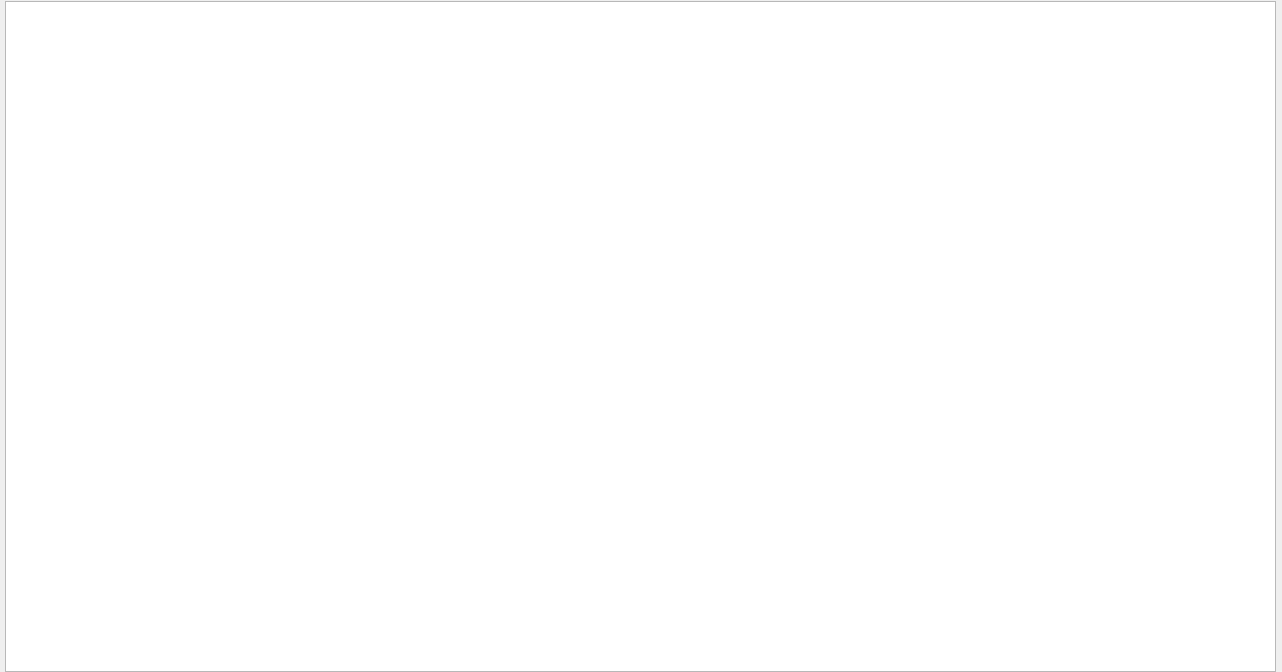
<?xml version="1.0" encoding="UTF-8"?>
<ui version="4.0">
 <class>Dialog</class>
 <widget class="QDialog" name="Dialog">
  <property name="geometry">
   <rect>
    <x>0</x>
    <y>0</y>
    <width>1282</width>
    <height>672</height>
   </rect>
  </property>
  <property name="windowTitle">
   <string>Dialog</string>
  </property>
  <widget class="QTableWidget" name="tableWidget">
   <property name="geometry">
    <rect>
     <x>5</x>
     <y>1</y>
     <width>1271</width>
     <height>671</height>
    </rect>
   </property>
  </widget>
 </widget>
 <resources/>
 <connections/>
</ui>
